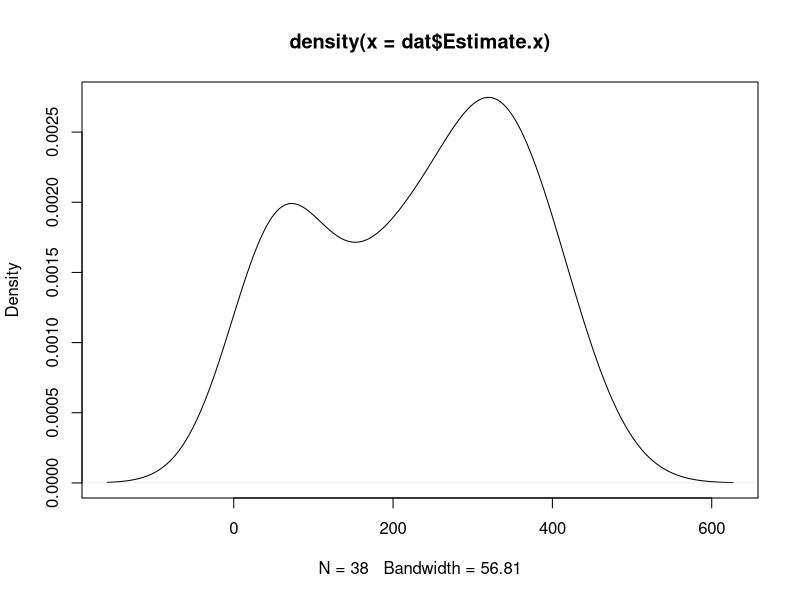
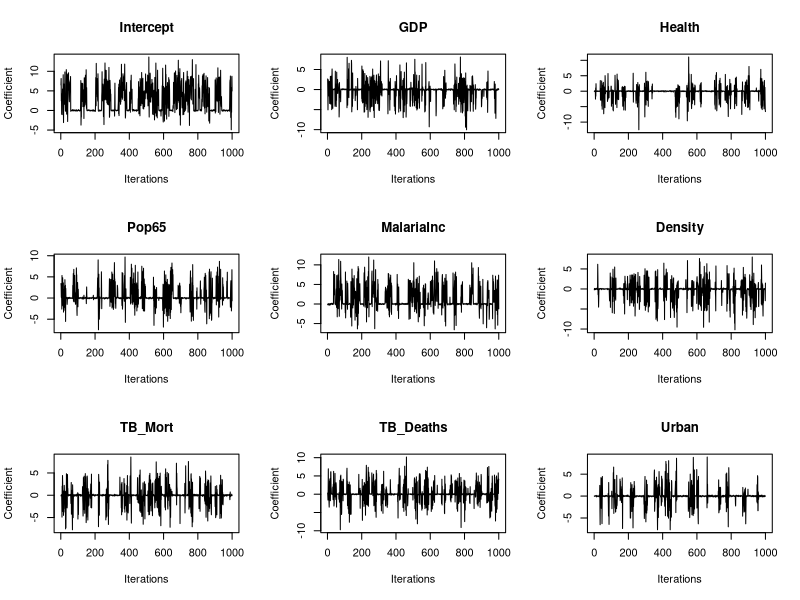
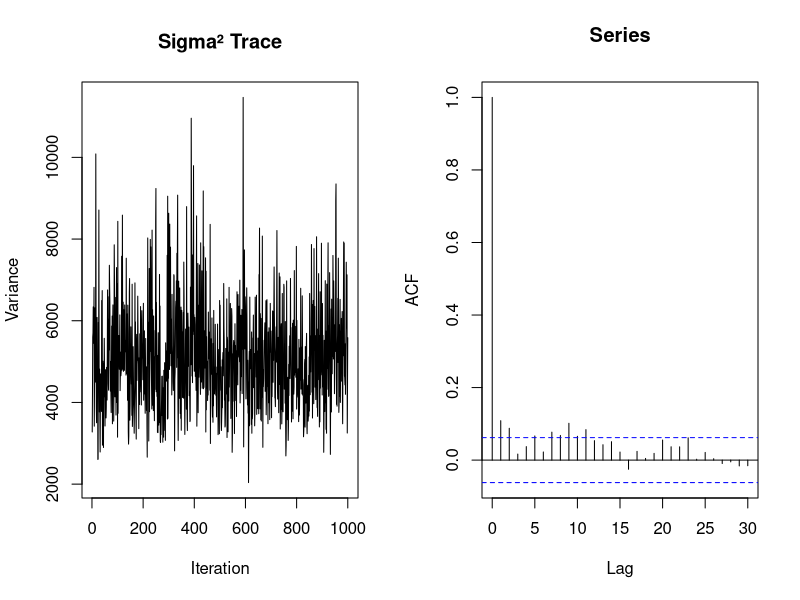
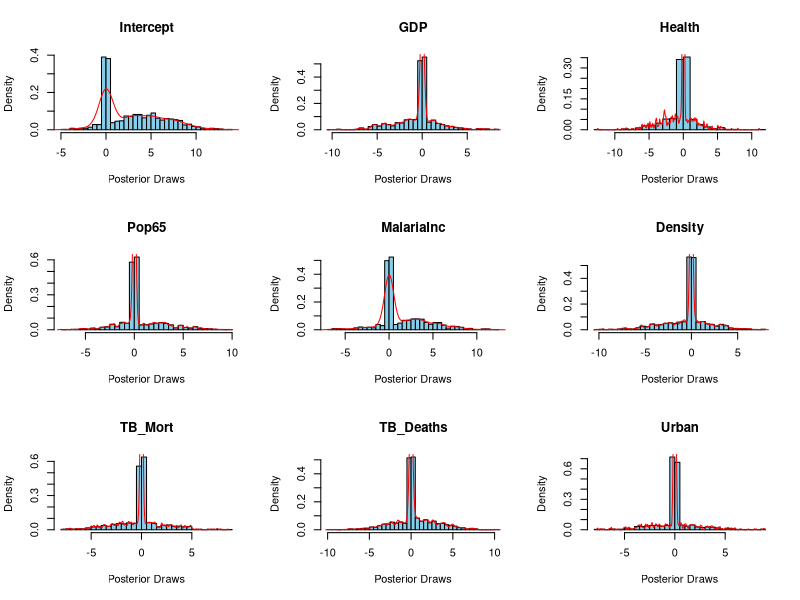
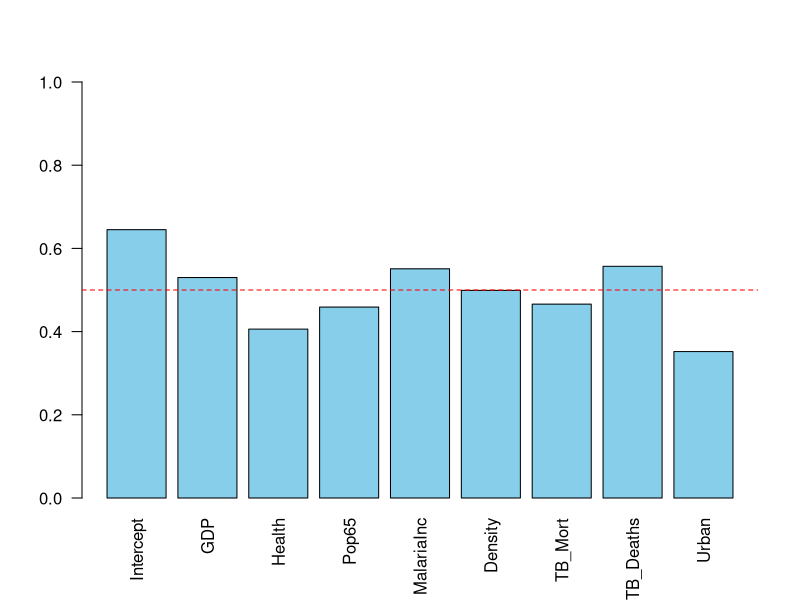

Source code (R) for these figures, in order:
## ---- chunk 1
knitr::opts_chunk$set(echo = FALSE)
library(ggplot2)
## ---- chunk 2
nsave <- 1000
nburn <- 1000
ntot  <- nsave + nburn        # total Gibbs draws

tau0 <- 0.01                  # SSVS hyper-pars
tau1 <- 10
s0   <- 0.01                  # IG(a,b) prior on σ²
S0   <- 0.01
## ---- chunk 3
setwd("~/Documents/Studium/MAKRO1/disease-prediction-bayes")
dat <- read.csv("data/processed/final_table_avg.csv")

Y <- as.matrix(dat$Estimate.y)       # response: malaria mortality (38 × 1)

X <- cbind(1,                                   # intercept
           scale(dat$GDP.per.capita..PPP..constant.2021.international...),
           scale(dat$Current.health.expenditure.per.capita..PPP..current.international...),
           scale(dat$rate.over65),
           scale(dat$Estimate.x),                # malaria incidence
           scale(dat$Population.density),
           scale(dat$Estimated.mortality.from.all.forms.of.tuberculosis.per.100.000.population),
           scale(dat$Estimated.number.of.deaths.from.all.forms.of.tuberculosis),
           scale(dat$Share.of.population.residing.in.urban.areas..HYDE.estimates.and.UN.projections.))

# scale normalizes all the predictor variables so they have mean 0 and sd 1.
# important: if we want to interpret the results for the prediction later, we need to descale again

# rename columns
colnames(X) <- c("Intercept","GDP","Health","Pop65","MalariaInc",
                 "Density","TB_Mort","TB_Deaths","Urban")

plot(density(dat$Estimate.x))


## ---- chunk 4
head(X)
## ---- chunk 5
NA_detect <- function (obj){ 
storeNa <- 0
  for (i in 1:ncol(obj)){
    for (j in 1:nrow(obj)){
      if (is.na(obj[j, i])){
        storeNa <- storeNa + 1
      }
    } 
  }  
  paste("You have currently: ", storeNa, "NAs in your object")
}

NA_detect(X)
#  oh no one missing value detected

# use mean imputation to assure computability

X[is.na(X[, "Health"]), "Health"] <- mean(X[, "Health"], na.rm = TRUE)
NA_detect(X) # looks better
## ---- chunk 6
cor_matrix <- cor(X[,-1])  # Exclude the intercept
print(round(cor_matrix, 2))  # Rounded for readability
#sort(unique(cor_matrix))
## ---- chunk 7
library(car)
# lm.no.scale <- lm(Estimate.y~GDP.per.capita..PPP..constant.2021.international.+Current.health.expenditure.per.capita..PPP..current.international...+rate.over65+Estimate.x+Population.density+Estimated.mortality.from.all.forms.of.tuberculosis.per.100.000.population+Estimated.number.of.deaths.from.all.forms.of.tuberculosis+Share.of.population.residing.in.urban.areas..HYDE.estimates.and.UN.projections. , data = dat)
# 

y_dummy <- dat$Estimated.number.of.malaria.deaths
lm_model <- lm(y_dummy ~ ., data = as.data.frame(X[,-1]))  # Exclude intercept manually
summary(lm_model)
## ---- chunk 8
vif(lm_model) # nothing over 5, looks good
## ---- chunk 9
N <- nrow(X)            # number of countries
K <- ncol(X)            # number of predictors

# Solve creates inverse so we have here (X'X)^-1 (X'Y) = \hat{\beta}.
# result is Matrix of OLS regression coefficients
A.OLS <- solve(crossprod(X))%*%crossprod(X,Y)

# analogous (Y-X\beta)'(Y-X\beta)
SSE <- crossprod(Y-X%*%A.OLS) 

#Estimate of error variance, N number observations, K number predictors
SIG.OLS <- SSE/(N-K) 
## ---- chunk 10
# indicators, start with full model
# we want to start with all predictors included.
# so we create a Kx1 Matrix filled with 1
gamma <- matrix(1,K,1) 

# converts to numeric if it wasn't already
sigma2.draw <- as.numeric(SIG.OLS)

# picks either tau1 or tau0 as prior variance for the variable
V.prior <- diag(as.numeric(gamma*tau1+(1-gamma)*tau0)) 

# creates matrix with NA entries, nsave rows, K columns
ALPHA.store <- matrix(NA,nsave,K) 

# creates matrix with NA entries, nsave rows, 1 columns
SIGMA.store <- matrix(NA,nsave,1)

# creates matrix with NA entries, nsave rows, K columns
Gamma.store <- matrix(NA,nsave,K) 
## ---- chunk 11
for (irep in 1:ntot){
  # Draw ALPHA given rest from multivariate normal
  # we need to create the meand and variances to draw 
  # from the distribution ntot times
  
  # Constructing posterior variance according to multivariate formula 
  # V.post = (1/\sigma^2 * X'X + V^-1.prior)^-1
  V.post <- solve(crossprod(X)*1/sigma2.draw+diag(1/diag(V.prior)))
  
  # Computes the posterior mean using the formula
  A.post <- V.post%*%(crossprod(X,Y)*1/sigma2.draw)
  
  # Draws sample from multivariate normal distribution
  A.draw <- A.post+t(chol(V.post))%*%rnorm(K)
  
  #Draw indicators conditional on ALPHA
  for (jj in 1:K){
    # Probability under "exclude" prior
    p0 <- dnorm(A.draw[[jj]], 0, sqrt(tau0))
    
    # Probability under "include" prior
    p1 <- dnorm(A.draw[[jj]], 0, sqrt(tau1)) 
    
    # Posterior inclusion probability
    p11 <- p1/(p0+p1) 
    
    # Bernoulli draw
    if (p11>runif(1)) gamma[[jj]] <- 1 else gamma[[jj]] <- 0 
  }
  # Construct prior VC matrix conditional on gamma
  V.prior <- diag(as.numeric(gamma*tau1+(1-gamma)*tau0))
  
  #Simulate sigma2 from inverse Gamma
  S.post <- crossprod(Y-X%*%A.draw)/2+S0
  s.post <- S0+N/2
  sigma2.draw <- 1/rgamma(1,s.post,S.post)  
  
  if (irep>nburn){
    ALPHA.store[irep-nburn,] <- A.draw
    SIGMA.store[irep-nburn,] <- sigma2.draw
    Gamma.store[irep-nburn,] <- gamma
  }
  print(irep)
}
## ---- chunk 12
PIP.mean <- apply(Gamma.store,2,mean)
A.mean   <- apply(ALPHA.store,2,mean)
SIG.mean <- apply(SIGMA.store,2,mean)
## ---- chunk 13
par(mfrow=c(3,3))  # arrange plots

for (k in 1:K){
  plot(ALPHA.store[,k], type='l',
       main=colnames(X)[k],
       xlab="Iterations", ylab="Coefficient")
}
## ---- chunk 14
par(mfrow=c(1,2))
plot(SIGMA.store, type='l', main="Sigma² Trace", xlab="Iteration", ylab="Variance")
acf(SIGMA.store, main = "Series")
## ---- chunk 15
importance <- data.frame(Variable = colnames(X),
                         PIP = round(PIP.mean, 3),
                         PostMean = round(A.mean, 3))

print(importance[order(-importance$PIP), ])  # Sort by importance
## ---- chunk 16
par(mfrow=c(3,3))
for (k in 1:K){
  hist(ALPHA.store[,k], main=colnames(X)[k],
       xlab="Posterior Draws", breaks=30, col="skyblue", probability = T)
  lines(density(ALPHA.store[,k]), col="red")
}
## ---- chunk 17
colnames(ALPHA.store) <- colnames(X)
summary(ALPHA.store)
## ---- chunk 18
colnames(SIGMA.store) <- "Sigma"
summary(SIGMA.store)
## ---- chunk 19
colnames(Gamma.store) <- colnames(X)
summary(Gamma.store)
## ---- chunk 20
par(mfrow=c(1,1))
barplot(PIP.mean, names.arg=colnames(X), las=2, col="skyblue",
        main="", ylim=c(0,1))
abline(h=0.5, col="red", lty=2)
